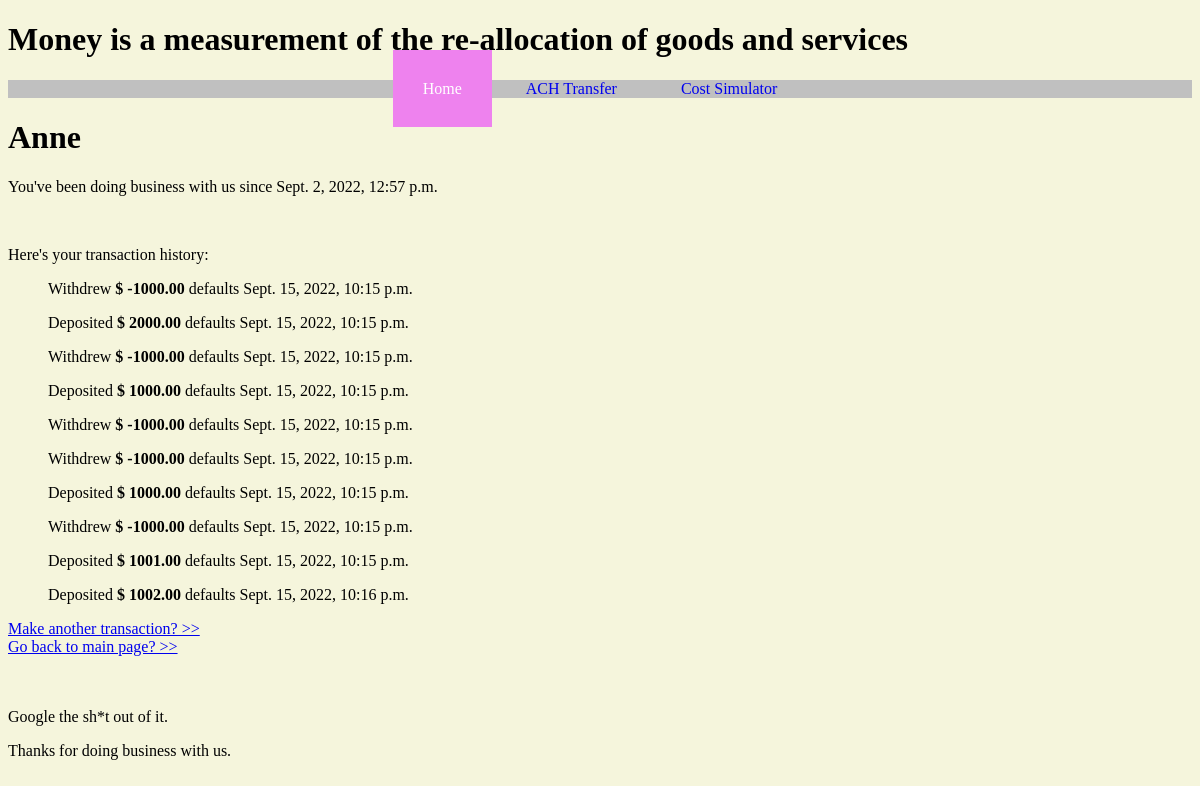
The page /2/account/ on the database as committed earlier.
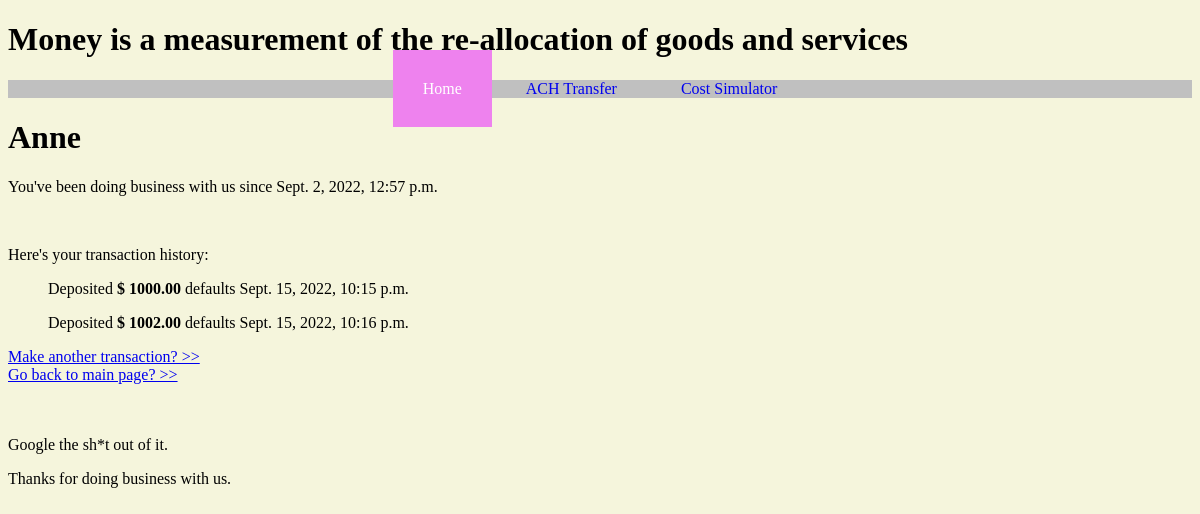
The same page on the database as committed later.
### perseverance/models.py (models this page shows, shortened)
class Balance(models.Model):
    customer = models.ForeignKey(Customer, on_delete=models.CASCADE)
    balance_text = models.CharField(max_length=200)
    defaults = models.DecimalField(max_digits=20, decimal_places=2, default=1000.00)
    timestamp = models.DateTimeField('Transaction timestamp ')
    class Meta:
        verbose_name_plural = 'Balance'

### perseverance/views.py (the view)
# urls.py: path('<int:pk>/account/', views.AccountView.as_view(), name='account'),
class AccountView(generic.DetailView):
    model = Customer
    template_name = 'perseverance/account.html'

### perseverance/templates/perseverance/account.html (shortened to what this page needs)
{% extends "./index.html" %}
  {% block content %}
    <h1>{{ customer.customer_text }}  </h1>
    <p>You've been doing business with us since {{ customer.pub_date }}</p><br>
    <p>Here's your transaction history: </p>
    <ul>
      {% for bal in customer.balance_set.all %}
        {% if bal.balance_text == 'Withdraw' %}
         Withdrew <strong>$ -{{ bal.defaults }} </strong> defaults {{bal.timestamp}}</p>
        {% elif bal.balance_text == 'Deposit' %}
         Deposited <strong>$ {{ bal.defaults }} </strong> defaults {{bal.timestamp}}</p>
       {% endif %}
      {% endfor %}
    </ul>
    <a href="{% url 'perseverance:tranx' customer.id %}">Make another transaction? >> </a>
    <br>
    <a href="{% url 'perseverance:index' %}">Go back to main page? >></a>
{% endblock content%}

Rows that differ between the two databases and show on the page:
removed Balance: defaults "1000.00", timestamp "Sept. 15, 2022, 10:15 p.m."
removed Balance: defaults "2000.00", timestamp "Sept. 15, 2022, 10:15 p.m."
removed Balance: defaults "1000.00", timestamp "Sept. 15, 2022, 10:15 p.m."
removed Balance: defaults "1000.00", timestamp "Sept. 15, 2022, 10:15 p.m."
removed Balance: defaults "1000.00", timestamp "Sept. 15, 2022, 10:15 p.m."
removed Balance: defaults "1000.00", timestamp "Sept. 15, 2022, 10:15 p.m."
removed Balance: defaults "1000.00", timestamp "Sept. 15, 2022, 10:15 p.m."
removed Balance: defaults "1001.00", timestamp "Sept. 15, 2022, 10:15 p.m."
